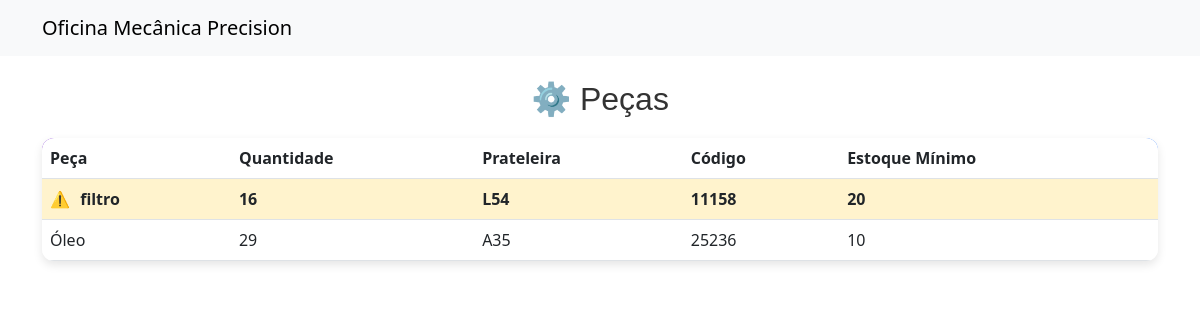
Before: / with the older database file.
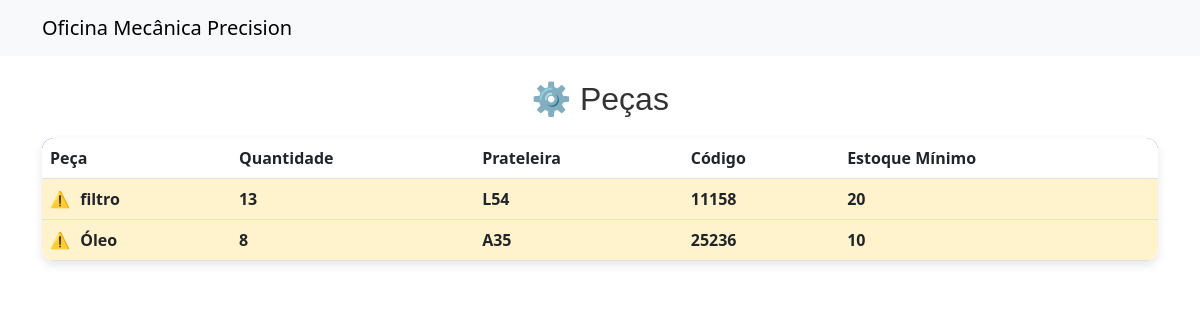
After: the same page with the newer database file.
### produtos/models.py (models this page shows, shortened)
class Produto(models.Model):
    peca = models.CharField(max_length=100)
    quantidade = models.IntegerField()
    prateleira = models.CharField(max_length=100)
    codigo = models.IntegerField()
    minimo = models.IntegerField()

### produtos/views.py (the view)
# urls.py: path('', views.lista_produtos, name='lista_produtos'),
def lista_produtos(request):
    produtos = Produto.objects.all().order_by('peca')
    return render(request, 'produtos/lista.html', {'produtos': produtos})

### produtos/templates/produtos/lista.html (shortened to what this page needs)
{% extends 'produtos/base.html' %}
{% block content %}
<h2
  style="
    text-align: center;
    margin-bottom: 20px;
    color: #333;
    font-family: 'Trebuchet MS', sans-serif;
  "
>
  ⚙️ Peças
</h2>
<table
  class="table"
  style="
    box-shadow: 0 4px 10px rgba(0, 0, 0, 0.1);
    border-radius: 12px;
    overflow: hidden;
  "
>
  <thead
    style="background: linear-gradient(90deg, #6a11cb, #2575fc); color: white"
  >
    <tr>
      <th>Peça</th>
      <th>Quantidade</th>
      <th>Prateleira</th>
      <th>Código</th>
      <th>Estoque Mínimo</th>
    </tr>
  </thead>
  <tbody>
    {% for produto in produtos %}
    <tr {% if produto.quantidade < produto.minimo %} class="estoque-baixo" {% endif %}>
      <td>
        {% if produto.quantidade < produto.minimo %}
            <span class="alerta-icone">⚠️</span>
        {% endif %}
        {{ produto.peca }}
      </td>
      <td>{{ produto.quantidade }}</td>
      <td>{{ produto.prateleira }}</td>
      <td>{{ produto.codigo }}</td>
      <td>{{ produto.minimo }}</td>
    </tr>
    {% endfor %}
  </tbody>
</table>
{% endblock %}

Changed rows visible on the page:
changed Produto "filtro": quantidade "16" → "13"
changed Produto "Óleo": quantidade "29" → "8"; now shows "⚠️"
